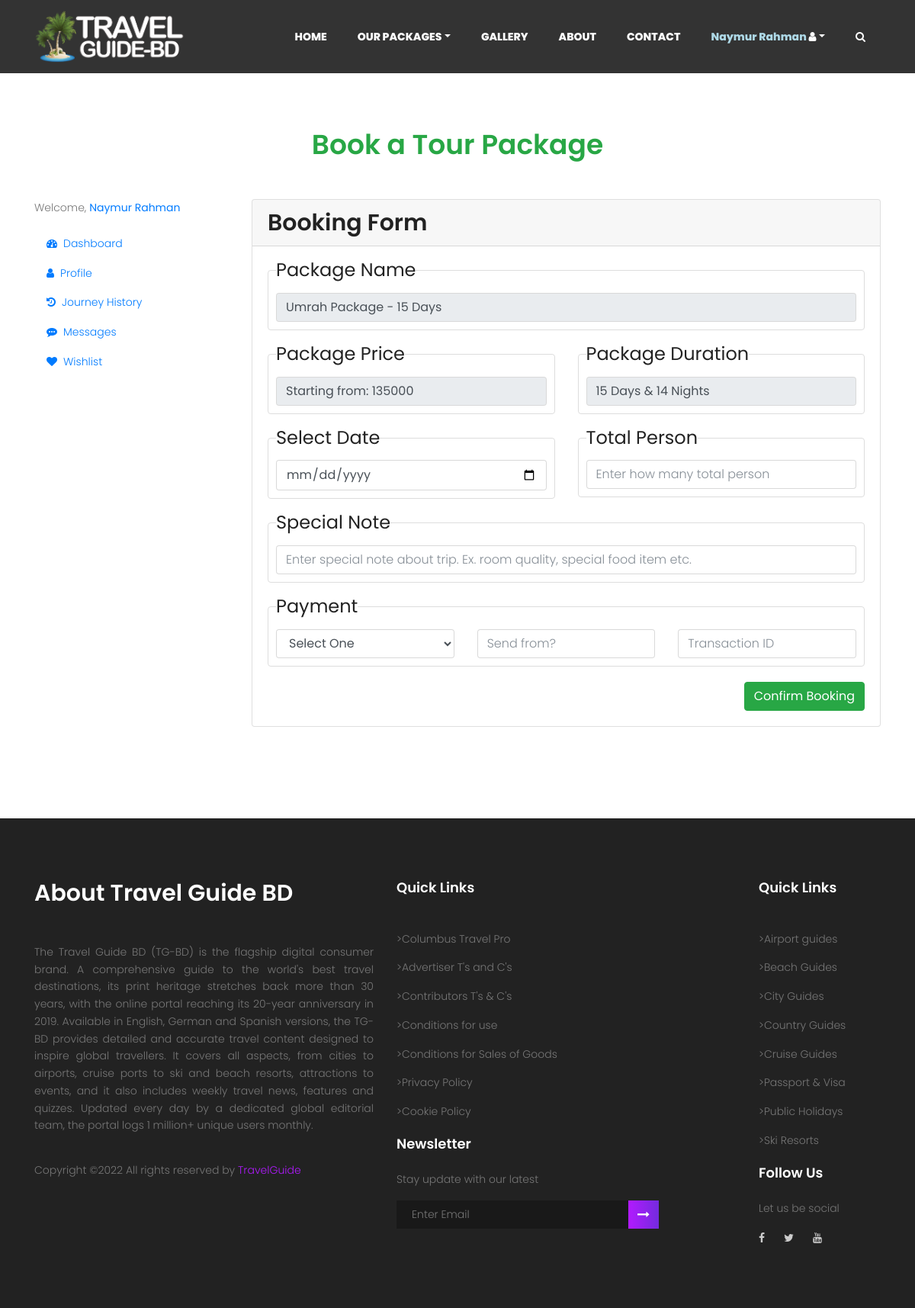
/booking.php?p_id=26 (signed in), run on the app's committed database.
### tables this page shows
CREATE TABLE `packages` (
  `p_id` smallint(4) UNSIGNED NOT NULL,
  `p_name` varchar(100) NOT NULL,
  `p_title` varchar(100) NOT NULL,
  `p_category` varchar(100) NOT NULL,
  `p_short_des` varchar(1500) NOT NULL,
  `p_description` varchar(10000) NOT NULL,
  `p_thumb` varchar(200) NOT NULL,
  `p_dur_days` tinyint(2) NOT NULL,
  `p_dur_nights` tinyint(2) NOT NULL,
  `p_price` mediumint(7) UNSIGNED NOT NULL,
  `p_status` varchar(10) NOT NULL DEFAULT 'Available',
  `p_create_time` datetime NOT NULL DEFAULT current_timestamp()
);

### booking.php (the view, shortened to what this page needs)
<!DOCTYPE html>
<html lang="en-us">
<head>
  <link rel="stylesheet" href="https://maxcdn.bootstrapcdn.com/font-awesome/4.7.0/css/font-awesome.min.css">
  <link rel="stylesheet" href="css/linearicons.css">
  <link rel="stylesheet" href="css/font-awesome.min.css">
  <link rel="stylesheet" href="css/bootstrap.css">
  <link rel="stylesheet" href="css/magnific-popup.css">
  <link rel="stylesheet" href="css/animate.min.css">
  <link rel="stylesheet" href="css/owl.carousel.css">
  <link rel="stylesheet" href="css/main.css">
  <link rel="stylesheet" href="css/styles.css">
</head>
<body>
  <section class="banner-area">
    <header class="default-header">
      <?php include("includes/navbar.php") ?>
    </header>
  </section>
  <section class="section-gap">
    <div class="container">
      <h1 class="text-center text-success mb-40" style="padding-bottom: 10px;">Book a Tour Package</h1>
      <div class="row">
        <div class="col-lg-3 col-sm-12">
          <?php include "includes/user_navbar.php" ?>
        </div>
        <div class="col-lg-9 col-sm-12">
          <div class="card">
            <div class="card-header">
              <h2>Booking Form</h2>
            </div>
            <div class="card-body booking">
              <?php
              $p_result = $dbcon->query("SELECT * FROM packages WHERE p_id='{$_GET['p_id']}'");
              $p_row = $p_result->fetch_assoc();
              ?>
              <form method="POST">
                <fieldset class="rounded">
                  <legend>Package Name</legend>
                  <input type="text" class="form-control" value="<?php echo $p_row['p_name']; ?>" disabled>
                </fieldset>
                <div class="row">
                  <div class="col-6">
                    <fieldset class="rounded">
                      <legend>Package Price</legend>
                      <input type="text" class="form-control" value="Starting from: <?php echo $p_row['p_price']; ?>" disabled>
                    </fieldset>
                  </div>
                  <div class="col-6">
                    <fieldset class="rounded">
                      <legend>Package Duration</legend>
                      <input type="text" class="form-control" value="<?php echo $p_row['p_dur_days'] . ' Days &amp; ' . $p_row['p_dur_nights'] . ' Nights'; ?>" disabled>
                    </fieldset>
                  </div>
                </div>
                <div class="row">
                  <div class="col-6">
                    <fieldset class="rounded">
                      <legend>Select Date</legend>
                      <input type="date" class="form-control" name="journey_date" required>
                    </fieldset>
                  </div>
                  <div class="col-6">
                    <fieldset class="rounded">
                      <legend>Total Person</legend>
                      <input type="text" class="form-control" name="num_person" placeholder="Enter how many total person">
                    </fieldset>
                  </div>
                </div>
                <fieldset class="rounded">
                  <legend>Special Note</legend>
                  <input type="text" class="form-control" name="special_note" placeholder="Enter special note about trip. Ex. room quality, special food item etc.">
                </fieldset>
                <fieldset class="rounded">
                  <legend>Payment</legend>
                  <div class="row">
                    <div class="col-4">
                      <select name="payment_gatway" class="form-control" required>
                        <option value="" disabled selected>Select One</option>
                      </select>
                    </div>
                    <div class="col-4">
                      <input type="text" name="payment_from" class="form-control" placeholder="Send from?" required>
                    </div>
                    <div class="col-4">
                      <input type="text" name="transaction_id" class="form-control" placeholder="Transaction ID" required>
                    </div>
                  </div>
                </fieldset>
                <input type="submit" name="submit" value="Confirm Booking" class="btn btn-success pull-right" required>
              </form>
            </div>
          </div>
        </div>
      </div>
    </div>
  </section>
  <?php include("includes/footer.php") ?>
</body>
</html>

### css/main.css (style rules this page uses)
body { color: #777777; font-family: "Poppins", sans-serif; font-size: 14px; font-weight: 300; line-height: 1.625em; position: relative; }
select { display: block; }
h1, h2, h3, h4, h5, h6 { font-family: "Poppins", sans-serif; color: #222222; line-height: 1.2em !important; margin-bottom: 0; margin-top: 0; font-weight: 600; }
h1, .h1 { font-size: 36px; }
h2, .h2 { font-size: 30px; }
.mb-40 { margin-bottom: 40px; }
.text-center { text-align: center; }
h1 { font-size: 36px; }
h2 { font-size: 30px; }
h1, h2, h3, h4, h5, h6 { line-height: 1.5em; }
.default-header { position: absolute; top: 0; left: 0; width: 100%; z-index: 99; }
.section-gap { padding: 120px 0; }
.default-header { background-color: transparent; width: 100% !important; }

### css/styles.css (style rules this page uses)
body { overflow-x: hidden; }

### css/styles_packages.css (style rules this page uses)
.booking fieldset { border: 1px solid #ddd; padding: 10px; margin-bottom: 20px; }
.booking legend { width: fit-content; color: #222; font-weight: 400; }

### data on the page
packages: p_name "Umrah Package - 15 Days", p_price "Starting from: 135000", p_dur_days+p_dur_nights "15 Days & 14 Nights"

### other printed values
$_SESSION['name'] "Naymur Rahman"
